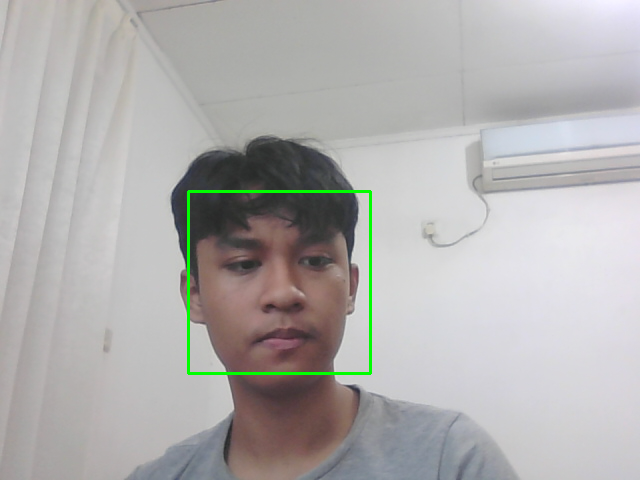
#> input picture saved_face_2025-05-25_09-51-29.png, 640 x 480 px, given in place of the camera
$ python juanChristopherReinaldoSipayung.py
#> lines starting #> are read from the running program, lines starting #| are printed output that depends on the picture; after the words box and inside, x2 and y2 are one past the last pixel; in counts of white or black regions, pixels touching at a corner belong together
import cv2
import numpy as np
import time

cap = cv2.VideoCapture(0)
cap.set(cv2.CAP_PROP_FRAME_WIDTH, 640)
cap.set(cv2.CAP_PROP_FRAME_HEIGHT, 480)

prev_time = 0

def get_shape(contour):
    peri = cv2.arcLength(contour, True)
    approx = cv2.approxPolyDP(contour, 0.02 * peri, True)
    vertices = len(approx)

    if vertices == 3:
        return "Triangle", approx
    elif vertices == 4:
        x, y, w, h = cv2.boundingRect(approx)
        ratio = float(w) / h
        if 0.85 <= ratio <= 1.15:
            return "Square", approx
        else:
            return "Rectangle", approx
    elif vertices == 5:
        return "Pentagon", approx
    elif vertices == 6:
        return "Hexagon", approx
    else:
        area = cv2.contourArea(contour)
        if area > 0 and peri > 0:
            circularity = (4 * np.pi * area) / (peri * peri)
            if 0.7 < circularity < 1.3:
                return "Circle", approx

    return "Unknown", approx

while True:
    ret, frame = cap.read()
#> frame is the input picture: shape (480, 640, 3); mean B, G, R 174.2, 175.1, 176.5
    if not ret:
        break

    frame = cv2.flip(frame, 1)
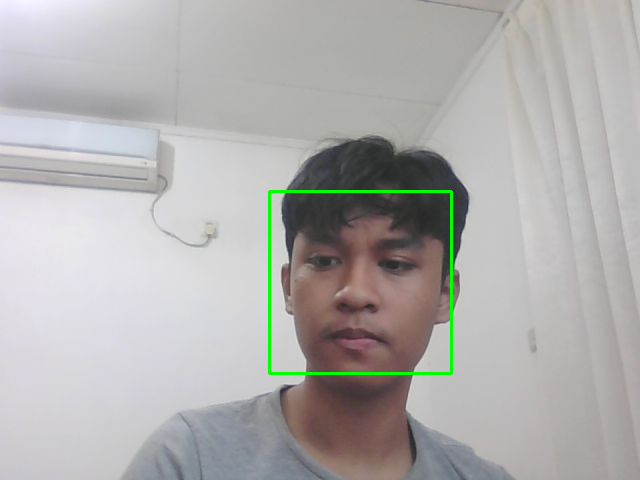
#> frame: shape (480, 640, 3); mean B, G, R 174.2, 175.1, 176.5
    gray = cv2.cvtColor(frame, cv2.COLOR_BGR2GRAY)
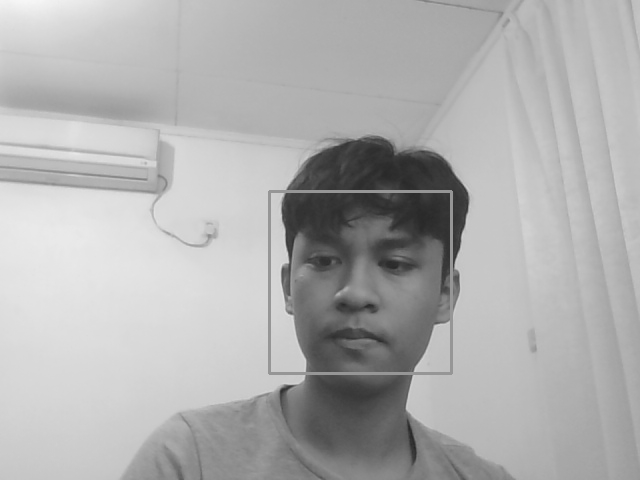
#> gray: shape (480, 640); min 37, max 246, mean 175.3
    blurred = cv2.GaussianBlur(gray, (5, 5), 0)

    binary = cv2.adaptiveThreshold(blurred, 255, cv2.ADAPTIVE_THRESH_GAUSSIAN_C,
                                   cv2.THRESH_BINARY_INV, 11, 2)
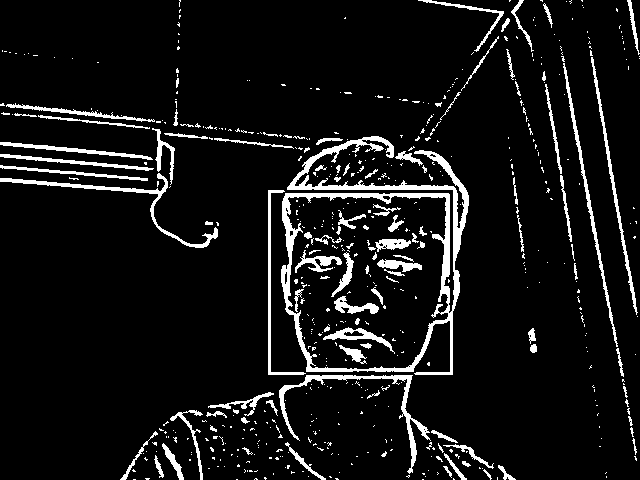
#> binary: shape (480, 640); 7.9% white; 571 white regions (470 under 20 px), largest, box (x1, y1, x2, y2) and area: (281, 136, 469, 375) 6577, (279, 375, 431, 474) 1332, (0, 173, 218, 248) 1103

    kernel = np.ones((3, 3), np.uint8)
    binary = cv2.morphologyEx(binary, cv2.MORPH_OPEN, kernel, iterations=1)
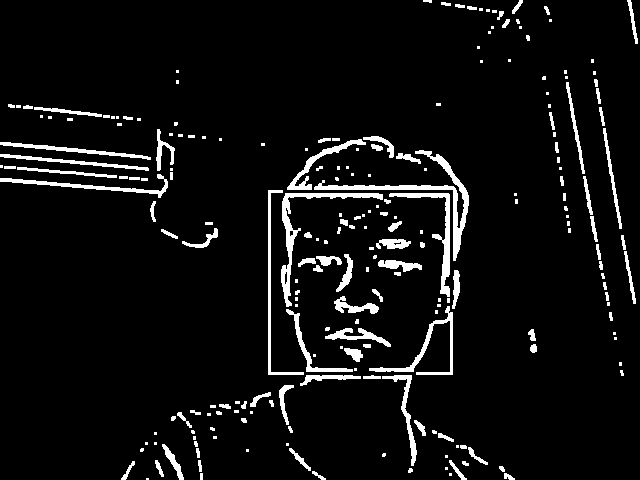
#> binary: shape (480, 640); 6% white; 224 white regions (107 under 20 px), largest, box (x1, y1, x2, y2) and area: (314, 150, 469, 261) 1617, (281, 193, 383, 307) 1210, (389, 193, 450, 297) 897
    binary = cv2.morphologyEx(binary, cv2.MORPH_CLOSE, kernel, iterations=2)
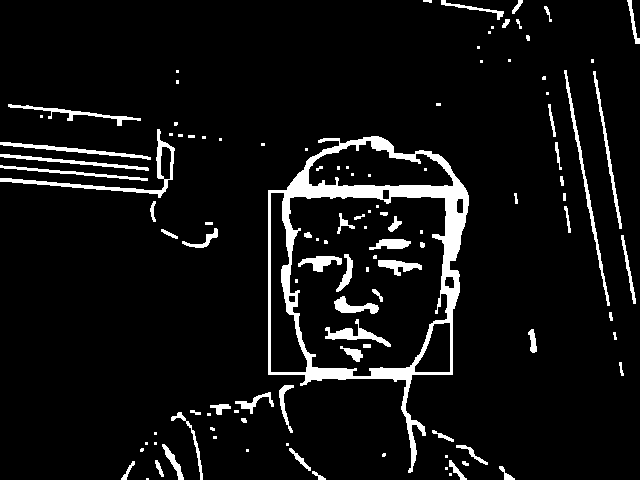
#> binary: shape (480, 640); 6.9% white; 112 white regions (48 under 20 px)

    contours, _ = cv2.findContours(binary, cv2.RETR_EXTERNAL, cv2.CHAIN_APPROX_SIMPLE)
#> contours = 82 contours, 46 with area under 20; largest, box (x1, y1, x2, y2) and area: (268, 136, 469, 473) 42288, (0, 129, 175, 198) 1091, (564, 70, 610, 306) 520, (0, 142, 151, 160) 413, (0, 154, 149, 171) 356

    for contour in contours:
        area = cv2.contourArea(contour)
        if 1000 < area < 50000:
            shape_name, approx = get_shape(contour)

            if shape_name != "Unknown":
                cv2.drawContours(frame, [approx], -1, (0, 255, 0), 2)

                M = cv2.moments(approx)
                if M["m00"] != 0:
                    cX = int(M["m10"] / M["m00"])
                    cY = int(M["m01"] / M["m00"])
                else:
                    cX, cY = approx.ravel()[0], approx.ravel()[1]

                cv2.putText(frame, shape_name, (cX-50, cY-10),
                           cv2.FONT_HERSHEY_SIMPLEX, 0.6, (255, 255, 255), 2)
#> this loop made 82 passes
#> (peri in get_shape, vertices in get_shape, shape_name, cX, cY) on pass 57: (496.4, 5, 'Pentagon', 133, 174)
#> (peri in get_shape, vertices in get_shape, circularity in get_shape, shape_name) on pass 52: (1170.8, 7, 0.388, 'Unknown')
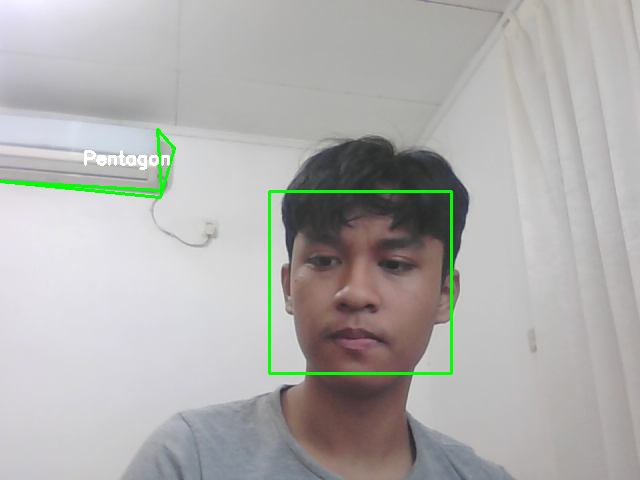
#> frame: shape (480, 640, 3); 0.62% of pixels changed, all inside (x1, y1, x2, y2) = (0, 128, 176, 199)

    current_time = time.time()
    fps = 1 / (current_time - prev_time) if (current_time - prev_time) > 0 else 0
    prev_time = current_time

    cv2.putText(frame, f"FPS: {fps:.1f}", (10, 30),
               cv2.FONT_HERSHEY_SIMPLEX, 0.7, (0, 255, 0), 2)
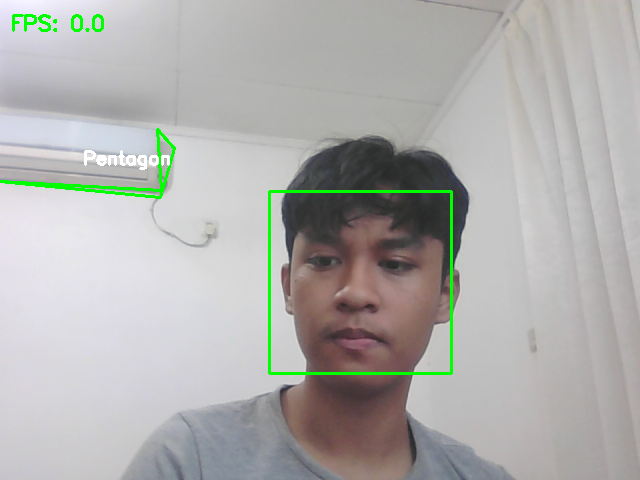
#> frame: shape (480, 640, 3); 0.2% of pixels changed, all inside (x1, y1, x2, y2) = (12, 14, 104, 32)

    cv2.imshow("Shape Detection", frame)

    key = cv2.waitKey(1) & 0xFF
#> (key q is pressed here)
    if key == ord('q'):
        break
    elif key == ord('s'):
        cv2.imwrite("shape_detection_frame.png", frame)
        print("Frame saved!")
    elif key == ord('1'):
        cv2.imshow("Binary", binary)

cap.release()
cv2.destroyAllWindows()
